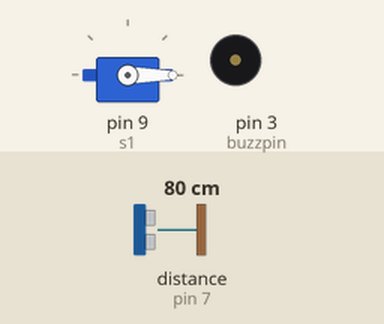
Recording of a sketch running on a simulated Arduino Uno, built with avr-gcc and run on an emulated ATmega328P. Parts: servo, buzzer (waves = sounding). Wiring (inferred from the names in the program): ultrasonic range finder: trigger pin 8; echo pin 7. The test bench sets the inputs (shaded band); at power-on: distance to the obstacle (sensor on pin 7) 80 cm. The echo pulse lasts 58.3 µs per cm; what the sketch prints to the serial monitor is not drawn.

Above: at 0.01 s.
1.3 s: distance to the obstacle (sensor on pin 7) set to 19 cm
4.3 s: distance to the obstacle (sensor on pin 7) set to 15 cm
At 5.9 s:
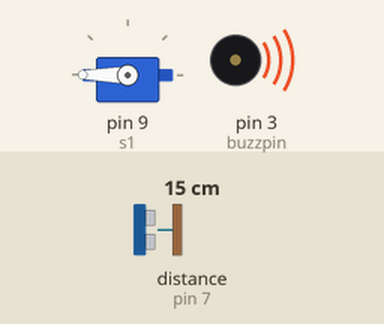
7.3 s: distance to the obstacle (sensor on pin 7) set to 2 cm
10.3 s: distance to the obstacle (sensor on pin 7) set to 35 cm
At 11.3 s:
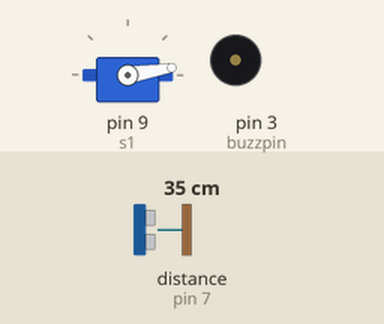
13.3 s: distance to the obstacle (sensor on pin 7) set to 9 cm
At 14.1 s:
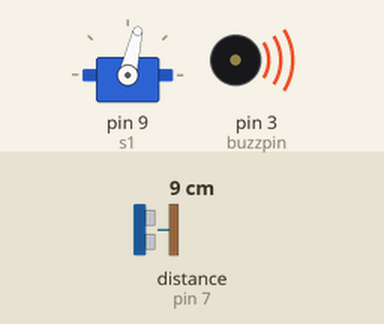
16.3 s: distance to the obstacle (sensor on pin 7) set to 60 cm
At 17.43 s:
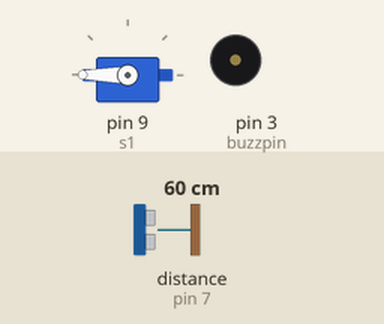
Timing chart, 0 to 20.3 s (numbered marks = the images above; inputs shaded):
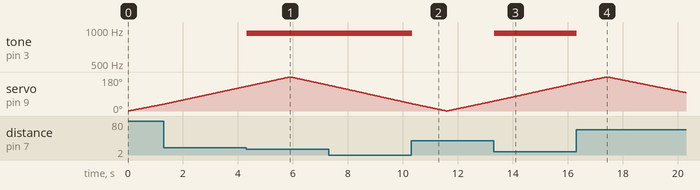

The sketch:

final.ino
```cpp
#include <Servo.h>

const int trigPin = 8;
const int echoPin = 7;
const int buzzpin = 3;

long duration;
int distance;

Servo s1;

void setup() {

  Serial.begin(9600);
  pinMode(buzzpin, OUTPUT);
  pinMode(trigPin, OUTPUT);
  pinMode(echoPin, INPUT);

  s1.attach(9);
}

void loop()
{
  for (int i = 0; i <= 180; i++) {    // rotates the servo motor from 15 to 165 degrees
    s1.write(i);
    delay(30);
    distance = calDist();
    Serial.print(i);                      // Sends the current degree into the Serial Port
    Serial.print(",");                   // Sends addition character right next to the previous value needed later in the Processing IDE for indexing
    Serial.print(distance);                // Sends the distance value into the Serial Port
    Serial.print(".");                   // Sends addition character right next to the previous value needed later in the Processing IDE for indexing
    if (distance <= 16.51) {
      tone(buzzpin, 932, 45);
      millis();
    } else {
      noTone(buzzpin);
    }
  }


  for (int i = 180; i > 0; i--) {
    s1.write(i);
    delay(30);
    distance = calDist();
    Serial.print(i);
    Serial.print(",");
    Serial.print(distance);
    Serial.print(".");
    if (distance <= 16.51) {
      tone(buzzpin, 932, 45);
      millis();
    } else {
      noTone(buzzpin);
    }
  }
}


int calDist()
{
  digitalWrite(trigPin, LOW);
  delayMicroseconds(2);
  // Sets the trigPin on HIGH state for 10 micro seconds
  digitalWrite(trigPin, HIGH);
  delayMicroseconds(10);
  digitalWrite(trigPin, LOW);
  // Reads the echoPin, returns the sound wave travel time in microseconds
  duration = pulseIn(echoPin, HIGH);
  // Calculating the distance
  distance = duration * 0.034 / 2;                           // Range : 2cm to 400 cm

  return distance;
}
```

Measured:
- the behaviour switches between 18 and 17 cm on distance to the obstacle (sensor on pin 7) (found by bisection; images 0 and 1)
- after the input at 4.3 s, tone on pin 3 (buzzpin): silent → 932 Hz at once
- after the input at 10.3 s, tone on pin 3 (buzzpin): 932 Hz → silent at once
- after the input at 13.3 s, tone on pin 3 (buzzpin): silent → 932 Hz at once
- after the input at 16.3 s, tone on pin 3 (buzzpin): 932 Hz → silent at once
- by itself, servo on pin 9 (s1): rises from 148° to 180° in 1.1 s, then falls to 97° in 2.9 s
